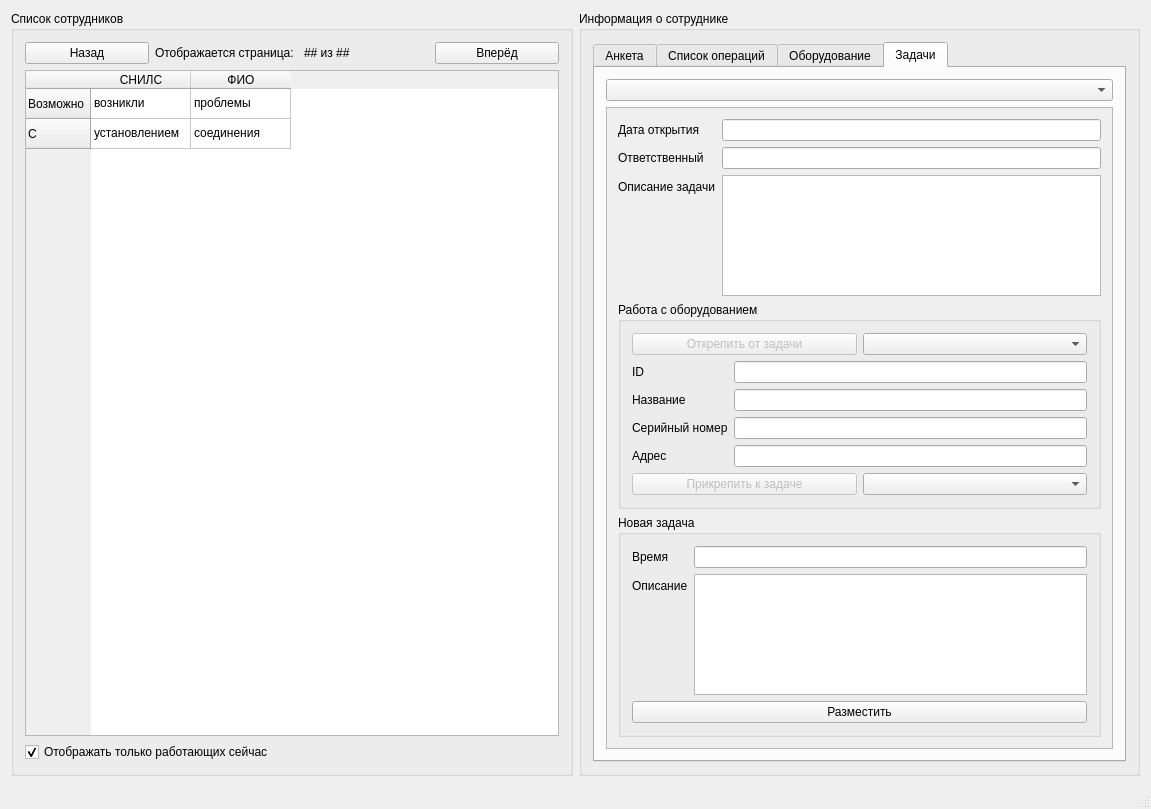
<?xml version="1.0" encoding="UTF-8"?>
<ui version="4.0">
 <class>MainWindow</class>
 <widget class="QMainWindow" name="MainWindow">
  <property name="geometry">
   <rect>
    <x>0</x>
    <y>0</y>
    <width>1151</width>
    <height>809</height>
   </rect>
  </property>
  <property name="windowTitle">
   <string>Лабораторная работа №3</string>
  </property>
  <property name="layoutDirection">
   <enum>Qt::LeftToRight</enum>
  </property>
  <widget class="QWidget" name="centralWidget">
   <layout class="QGridLayout" name="gridLayout">
    <item row="0" column="0">
     <layout class="QHBoxLayout" name="horizontalLayout">
      <item>
       <widget class="QGroupBox" name="employeeListTab">
        <property name="title">
         <string>Список сотрудников</string>
        </property>
        <layout class="QGridLayout" name="gridLayout_2">
         <item row="0" column="0">
          <layout class="QVBoxLayout" name="verticalLayout">
           <item>
            <layout class="QHBoxLayout" name="horizontalLayout_2">
             <item>
              <widget class="QPushButton" name="employeeListBackButton">
               <property name="text">
                <string>Назад</string>
               </property>
              </widget>
             </item>
             <item>
              <widget class="QLabel" name="label">
               <property name="text">
                <string>Отображается страница: </string>
               </property>
              </widget>
             </item>
             <item>
              <widget class="QLabel" name="employeeListPageIndicator">
               <property name="text">
                <string>## из ##</string>
               </property>
              </widget>
             </item>
             <item>
              <widget class="QPushButton" name="employeeListForwardButton">
               <property name="text">
                <string>Вперёд</string>
               </property>
              </widget>
             </item>
            </layout>
           </item>
           <item>
            <widget class="QTableWidget" name="employeeListTable">
             <property name="midLineWidth">
              <number>-15</number>
             </property>
             <property name="editTriggers">
              <set>QAbstractItemView::NoEditTriggers</set>
             </property>
             <property name="rowCount">
              <number>2</number>
             </property>
             <property name="columnCount">
              <number>2</number>
             </property>
             <row>
              <property name="text">
               <string>Возможно</string>
              </property>
             </row>
             <row>
              <property name="text">
               <string>С</string>
              </property>
             </row>
             <column>
              <property name="text">
               <string>СНИЛС</string>
              </property>
             </column>
             <column>
              <property name="text">
               <string>ФИО</string>
              </property>
             </column>
             <item row="0" column="0">
              <property name="text">
               <string>возникли</string>
              </property>
             </item>
             <item row="0" column="1">
              <property name="text">
               <string>проблемы</string>
              </property>
             </item>
             <item row="1" column="0">
              <property name="text">
               <string>установлением</string>
              </property>
             </item>
             <item row="1" column="1">
              <property name="text">
               <string>соединения</string>
              </property>
             </item>
            </widget>
           </item>
           <item>
            <widget class="QCheckBox" name="employeeListExistCheckbox">
             <property name="text">
              <string>Отображать только работающих сейчас</string>
             </property>
             <property name="checked">
              <bool>true</bool>
             </property>
            </widget>
           </item>
          </layout>
         </item>
        </layout>
       </widget>
      </item>
      <item>
       <widget class="QGroupBox" name="employeeInfoTab">
        <property name="title">
         <string>Информация о сотруднике</string>
        </property>
        <layout class="QGridLayout" name="gridLayout_3">
         <item row="1" column="0">
          <widget class="QTabWidget" name="employeeTab">
           <property name="currentIndex">
            <number>3</number>
           </property>
           <widget class="QWidget" name="employeeTabDetails">
            <attribute name="title">
             <string>Анкета</string>
            </attribute>
            <layout class="QGridLayout" name="gridLayout_4">
             <item row="0" column="0">
              <layout class="QFormLayout" name="formLayout">
               <property name="fieldGrowthPolicy">
                <enum>QFormLayout::AllNonFixedFieldsGrow</enum>
               </property>
               <item row="0" column="0">
                <widget class="QLabel" name="label_2">
                 <property name="text">
                  <string>Полное имя</string>
                 </property>
                </widget>
               </item>
               <item row="0" column="1">
                <widget class="QLineEdit" name="employeeDetailsName"/>
               </item>
               <item row="1" column="0">
                <widget class="QLabel" name="label_3">
                 <property name="text">
                  <string>СНИЛС</string>
                 </property>
                </widget>
               </item>
               <item row="2" column="0">
                <widget class="QLabel" name="label_4">
                 <property name="text">
                  <string>Логин</string>
                 </property>
                </widget>
               </item>
               <item row="3" column="0">
                <widget class="QLabel" name="label_5">
                 <property name="text">
                  <string>Телефон</string>
                 </property>
                </widget>
               </item>
               <item row="4" column="0">
                <widget class="QLabel" name="label_6">
                 <property name="text">
                  <string>Адрес</string>
                 </property>
                </widget>
               </item>
               <item row="5" column="0">
                <widget class="QLabel" name="label_7">
                 <property name="text">
                  <string>Должность</string>
                 </property>
                </widget>
               </item>
               <item row="1" column="1">
                <widget class="QLineEdit" name="employeeDetailsSnils"/>
               </item>
               <item row="2" column="1">
                <widget class="QLineEdit" name="employeeDetailsLogin"/>
               </item>
               <item row="3" column="1">
                <widget class="QLineEdit" name="employeeDetailsPhone"/>
               </item>
               <item row="4" column="1">
                <widget class="QLineEdit" name="employeeDetailsAddr"/>
               </item>
               <item row="5" column="1">
                <widget class="QLineEdit" name="employeeDetailsRole"/>
               </item>
              </layout>
             </item>
            </layout>
           </widget>
           <widget class="QWidget" name="employeeTabOperations">
            <attribute name="title">
             <string>Список операций</string>
            </attribute>
            <layout class="QGridLayout" name="gridLayout_5">
             <item row="0" column="1">
              <widget class="QTableWidget" name="employeeOperationsTable">
               <row>
                <property name="text">
                 <string>Сначала</string>
                </property>
               </row>
               <column>
                <property name="text">
                 <string>Тип операции</string>
                </property>
               </column>
               <column>
                <property name="text">
                 <string>Дата</string>
                </property>
               </column>
               <item row="0" column="0">
                <property name="text">
                 <string>Выберите</string>
                </property>
               </item>
               <item row="0" column="1">
                <property name="text">
                 <string>сотрудника</string>
                </property>
               </item>
              </widget>
             </item>
            </layout>
           </widget>
           <widget class="QWidget" name="employeeTabEquipment">
            <attribute name="title">
             <string>Оборудование</string>
            </attribute>
            <layout class="QVBoxLayout" name="verticalLayout_4">
             <item alignment="Qt::AlignTop">
              <widget class="QComboBox" name="equipmentListBox"/>
             </item>
             <item>
              <layout class="QFormLayout" name="formLayout_2">
               <property name="fieldGrowthPolicy">
                <enum>QFormLayout::AllNonFixedFieldsGrow</enum>
               </property>
               <item row="0" column="0">
                <widget class="QLabel" name="label_8">
                 <property name="text">
                  <string>Адрес</string>
                 </property>
                </widget>
               </item>
               <item row="0" column="1">
                <widget class="QLineEdit" name="equipmentAddr"/>
               </item>
               <item row="1" column="1">
                <widget class="QLineEdit" name="equipmentName"/>
               </item>
               <item row="2" column="1">
                <widget class="QLineEdit" name="equipmentSN"/>
               </item>
               <item row="3" column="1">
                <widget class="QLineEdit" name="equipmentModel"/>
               </item>
               <item row="4" column="1">
                <widget class="QLineEdit" name="equipmentDateBegin"/>
               </item>
               <item row="5" column="1">
                <widget class="QLineEdit" name="equipmentDateEnd"/>
               </item>
               <item row="6" column="1">
                <widget class="QLineEdit" name="equipmentActual"/>
               </item>
               <item row="1" column="0">
                <widget class="QLabel" name="label_9">
                 <property name="text">
                  <string>Наименование</string>
                 </property>
                </widget>
               </item>
               <item row="2" column="0">
                <widget class="QLabel" name="label_10">
                 <property name="text">
                  <string>Серийный номер</string>
                 </property>
                </widget>
               </item>
               <item row="3" column="0">
                <widget class="QLabel" name="label_11">
                 <property name="text">
                  <string>Модель</string>
                 </property>
                </widget>
               </item>
               <item row="5" column="0">
                <widget class="QLabel" name="label_12">
                 <property name="text">
                  <string>Владение по</string>
                 </property>
                </widget>
               </item>
               <item row="4" column="0">
                <widget class="QLabel" name="label_13">
                 <property name="text">
                  <string>Владение с</string>
                 </property>
                </widget>
               </item>
               <item row="6" column="0">
                <widget class="QLabel" name="label_14">
                 <property name="text">
                  <string>Владение сейчас</string>
                 </property>
                </widget>
               </item>
              </layout>
             </item>
             <item>
              <widget class="QCheckBox" name="equipmentExistCheckbox">
               <property name="text">
                <string>Отображать только активное сейчас</string>
               </property>
              </widget>
             </item>
            </layout>
           </widget>
           <widget class="QWidget" name="employeeTabTasks">
            <attribute name="title">
             <string>Задачи</string>
            </attribute>
            <layout class="QGridLayout" name="gridLayout_8">
             <item row="0" column="0">
              <widget class="QComboBox" name="tasksListBox"/>
             </item>
             <item row="1" column="0">
              <widget class="QScrollArea" name="scrollArea">
               <property name="widgetResizable">
                <bool>true</bool>
               </property>
               <widget class="QWidget" name="scrollAreaWidgetContents">
                <property name="geometry">
                 <rect>
                  <x>0</x>
                  <y>0</y>
                  <width>512</width>
                  <height>645</height>
                 </rect>
                </property>
                <layout class="QGridLayout" name="gridLayout_9">
                 <item row="0" column="0">
                  <layout class="QFormLayout" name="formLayout_3">
                   <property name="fieldGrowthPolicy">
                    <enum>QFormLayout::AllNonFixedFieldsGrow</enum>
                   </property>
                   <item row="0" column="0">
                    <widget class="QLabel" name="label_15">
                     <property name="text">
                      <string>Дата открытия</string>
                     </property>
                    </widget>
                   </item>
                   <item row="0" column="1">
                    <widget class="QLineEdit" name="taskDate"/>
                   </item>
                   <item row="1" column="0">
                    <widget class="QLabel" name="label_16">
                     <property name="text">
                      <string>Ответственный</string>
                     </property>
                    </widget>
                   </item>
                   <item row="1" column="1">
                    <widget class="QLineEdit" name="taskOwner"/>
                   </item>
                   <item row="2" column="0">
                    <widget class="QLabel" name="label_17">
                     <property name="text">
                      <string>Описание задачи</string>
                     </property>
                    </widget>
                   </item>
                   <item row="2" column="1">
                    <widget class="QPlainTextEdit" name="taskDescription"/>
                   </item>
                  </layout>
                 </item>
                 <item row="1" column="0">
                  <widget class="QGroupBox" name="groupBox">
                   <property name="title">
                    <string>Работа с оборудованием</string>
                   </property>
                   <layout class="QGridLayout" name="gridLayout_7">
                    <item row="0" column="0">
                     <layout class="QHBoxLayout" name="horizontalLayout_3">
                      <item>
                       <widget class="QPushButton" name="taskEquipmentDetachButton">
                        <property name="enabled">
                         <bool>false</bool>
                        </property>
                        <property name="baseSize">
                         <size>
                          <width>30</width>
                          <height>0</height>
                         </size>
                        </property>
                        <property name="text">
                         <string>Открепить от задачи</string>
                        </property>
                       </widget>
                      </item>
                      <item>
                       <widget class="QComboBox" name="taskEquipmentBox"/>
                      </item>
                     </layout>
                    </item>
                    <item row="1" column="0">
                     <layout class="QFormLayout" name="formLayout_4">
                      <property name="fieldGrowthPolicy">
                       <enum>QFormLayout::AllNonFixedFieldsGrow</enum>
                      </property>
                      <item row="0" column="1">
                       <widget class="QLineEdit" name="taskEquipmentID"/>
                      </item>
                      <item row="0" column="0">
                       <widget class="QLabel" name="label_18">
                        <property name="text">
                         <string>ID</string>
                        </property>
                       </widget>
                      </item>
                      <item row="1" column="0">
                       <widget class="QLabel" name="label_19">
                        <property name="text">
                         <string>Название</string>
                        </property>
                       </widget>
                      </item>
                      <item row="3" column="0">
                       <widget class="QLabel" name="label_20">
                        <property name="text">
                         <string>Адрес</string>
                        </property>
                       </widget>
                      </item>
                      <item row="1" column="1">
                       <widget class="QLineEdit" name="taskEquipmentName"/>
                      </item>
                      <item row="3" column="1">
                       <widget class="QLineEdit" name="taskEquipmentAddr"/>
                      </item>
                      <item row="2" column="0">
                       <widget class="QLabel" name="label_21">
                        <property name="text">
                         <string>Серийный номер</string>
                        </property>
                       </widget>
                      </item>
                      <item row="2" column="1">
                       <widget class="QLineEdit" name="taskEquipmentSerial"/>
                      </item>
                     </layout>
                    </item>
                    <item row="2" column="0">
                     <layout class="QHBoxLayout" name="horizontalLayout_4">
                      <item>
                       <widget class="QPushButton" name="taskEquipmentAttachButton">
                        <property name="enabled">
                         <bool>false</bool>
                        </property>
                        <property name="baseSize">
                         <size>
                          <width>30</width>
                          <height>0</height>
                         </size>
                        </property>
                        <property name="text">
                         <string>Прикрепить к задаче</string>
                        </property>
                       </widget>
                      </item>
                      <item>
                       <widget class="QComboBox" name="taskEquipmentAttachBox"/>
                      </item>
                     </layout>
                    </item>
                   </layout>
                  </widget>
                 </item>
                 <item row="2" column="0">
                  <widget class="QGroupBox" name="groupBox_2">
                   <property name="title">
                    <string>Новая задача</string>
                   </property>
                   <layout class="QGridLayout" name="gridLayout_6">
                    <item row="0" column="0">
                     <layout class="QFormLayout" name="formLayout_5">
                      <item row="0" column="0">
                       <widget class="QLabel" name="label_22">
                        <property name="text">
                         <string>Время</string>
                        </property>
                       </widget>
                      </item>
                      <item row="0" column="1">
                       <widget class="QLineEdit" name="newTaskTime"/>
                      </item>
                      <item row="1" column="0">
                       <widget class="QLabel" name="label_23">
                        <property name="text">
                         <string>Описание</string>
                        </property>
                       </widget>
                      </item>
                      <item row="1" column="1">
                       <widget class="QPlainTextEdit" name="newTaskDescription"/>
                      </item>
                      <item row="2" column="0" colspan="2">
                       <widget class="QPushButton" name="newTaskButton">
                        <property name="text">
                         <string>Разместить</string>
                        </property>
                       </widget>
                      </item>
                     </layout>
                    </item>
                   </layout>
                  </widget>
                 </item>
                </layout>
               </widget>
              </widget>
             </item>
            </layout>
           </widget>
          </widget>
         </item>
        </layout>
       </widget>
      </item>
     </layout>
    </item>
   </layout>
  </widget>
  <widget class="QStatusBar" name="statusBar"/>
 </widget>
 <layoutdefault spacing="6" margin="11"/>
 <tabstops>
  <tabstop>employeeListTable</tabstop>
  <tabstop>employeeListBackButton</tabstop>
  <tabstop>employeeDetailsLogin</tabstop>
  <tabstop>employeeTab</tabstop>
  <tabstop>employeeDetailsName</tabstop>
  <tabstop>employeeDetailsPhone</tabstop>
  <tabstop>employeeDetailsAddr</tabstop>
  <tabstop>employeeDetailsRole</tabstop>
  <tabstop>employeeDetailsSnils</tabstop>
  <tabstop>employeeListForwardButton</tabstop>
 </tabstops>
 <resources/>
 <connections/>
</ui>
